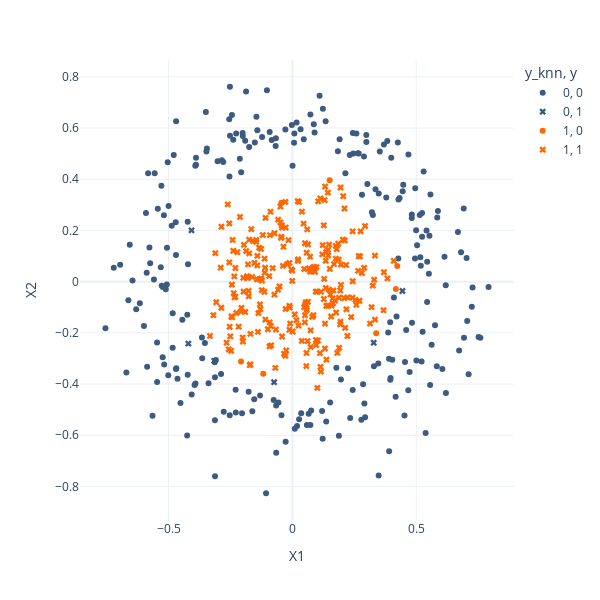

Notebook code for this chart:
### Code cell
px.scatter(data_frame=train,
           x="X1",
           y="X2",
           color="y_knn",
           symbol="y",
           color_discrete_sequence=["#3d5a80", "#ff6700"],
           symbol_sequence=["circle", "x"],
           height=600,
           width=600,
           template="plotly_white")

### Figure 1 — Plotly figure (JSON) as saved in the notebook; plotly's stock layout.template omitted (floating-point values rounded to 4 significant figures; data arrays with more than 128 entries replaced by an {"elided": "..."} marker saying what was removed)
{"data": [{"hovertemplate": "y_knn=0<br>y=0<br>X1=%{x}<br>X2=%{y}<extra></extra>", "legendgroup": "0, 0", "marker": {"color": "#3d5a80", "symbol": "circle"}, "mode": "markers", "name": "0, 0", "orientation": "v", "showlegend": true, "type": "scatter", "x": {"elided": "243 float values"}, "xaxis": "x", "y": {"elided": "243 float values"}, "yaxis": "y"}, {"hovertemplate": "y_knn=0<br>y=1<br>X1=%{x}<br>X2=%{y}<extra></extra>", "legendgroup": "0, 1", "marker": {"color": "#3d5a80", "symbol": "x"}, "mode": "markers", "name": "0, 1", "orientation": "v", "showlegend": true, "type": "scatter", "x": [-0.4197, 0.3284, -0.407, -0.3151, 0.4445, -0.07367], "xaxis": "x", "y": [-0.2419, -0.2384, 0.2004, -0.3093, -0.03654, -0.3927], "yaxis": "y"}, {"hovertemplate": "y_knn=1<br>y=0<br>X1=%{x}<br>X2=%{y}<extra></extra>", "legendgroup": "1, 0", "marker": {"color": "#ff6700", "symbol": "circle"}, "mode": "markers", "name": "1, 0", "orientation": "v", "showlegend": true, "type": "scatter", "x": [0.4237, 0.1507, -0.1175, 0.4178, 0.3385, -0.0442, -0.207], "xaxis": "x", "y": [0.06067, 0.3958, -0.3598, -0.02904, -0.2013, 0.3084, -0.3118], "yaxis": "y"}, {"hovertemplate": "y_knn=1<br>y=1<br>X1=%{x}<br>X2=%{y}<extra></extra>", "legendgroup": "1, 1", "marker": {"color": "#ff6700", "symbol": "x"}, "mode": "markers", "name": "1, 1", "orientation": "v", "showlegend": true, "type": "scatter", "x": {"elided": "244 float values"}, "xaxis": "x", "y": {"elided": "244 float values"}, "yaxis": "y"}], "layout": {"height": 600, "legend": {"title": {"text": "y_knn, y"}, "tracegroupgap": 0}, "margin": {"t": 60}, "width": 600, "xaxis": {"anchor": "y", "domain": [0, 1], "title": {"text": "X1"}}, "yaxis": {"anchor": "x", "domain": [0, 1], "title": {"text": "X2"}}}}
